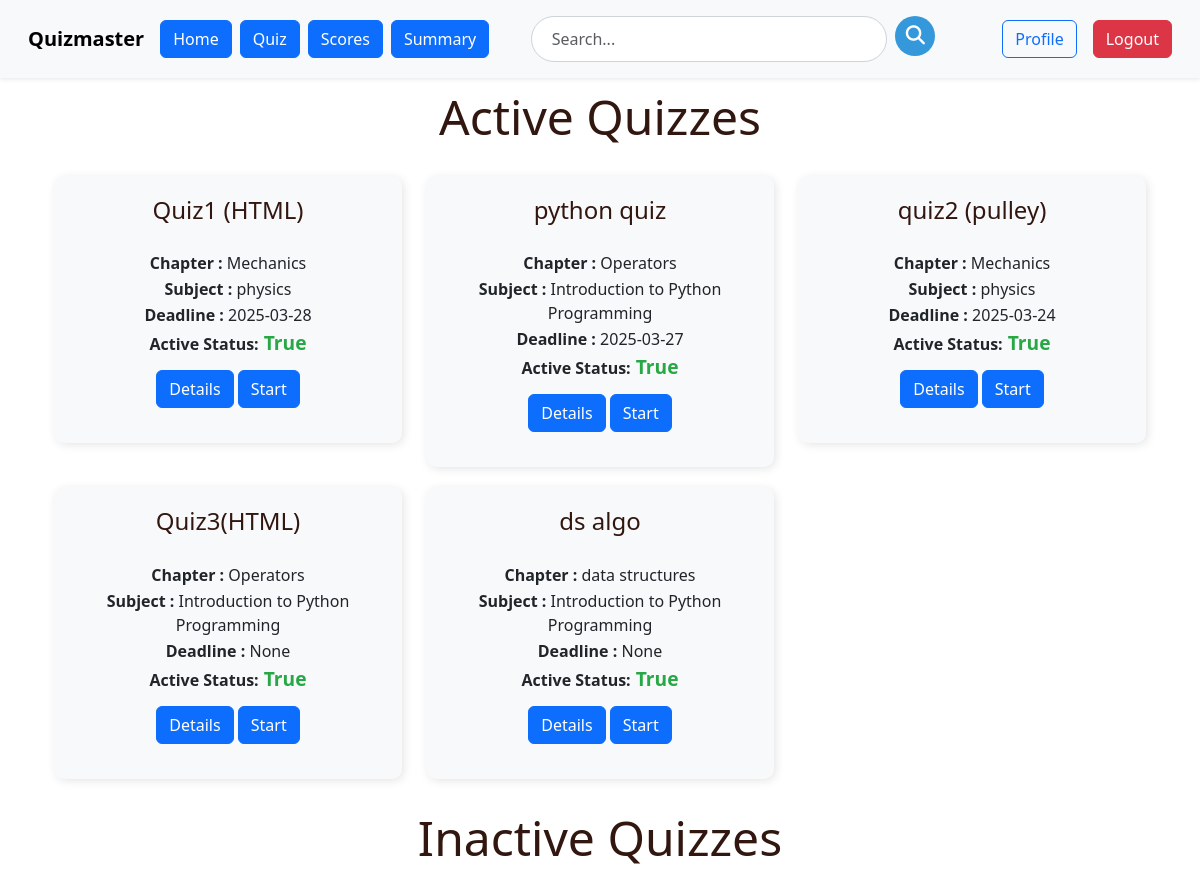
/user/user_quiz (signed in), run on an earlier commit of the app's database.
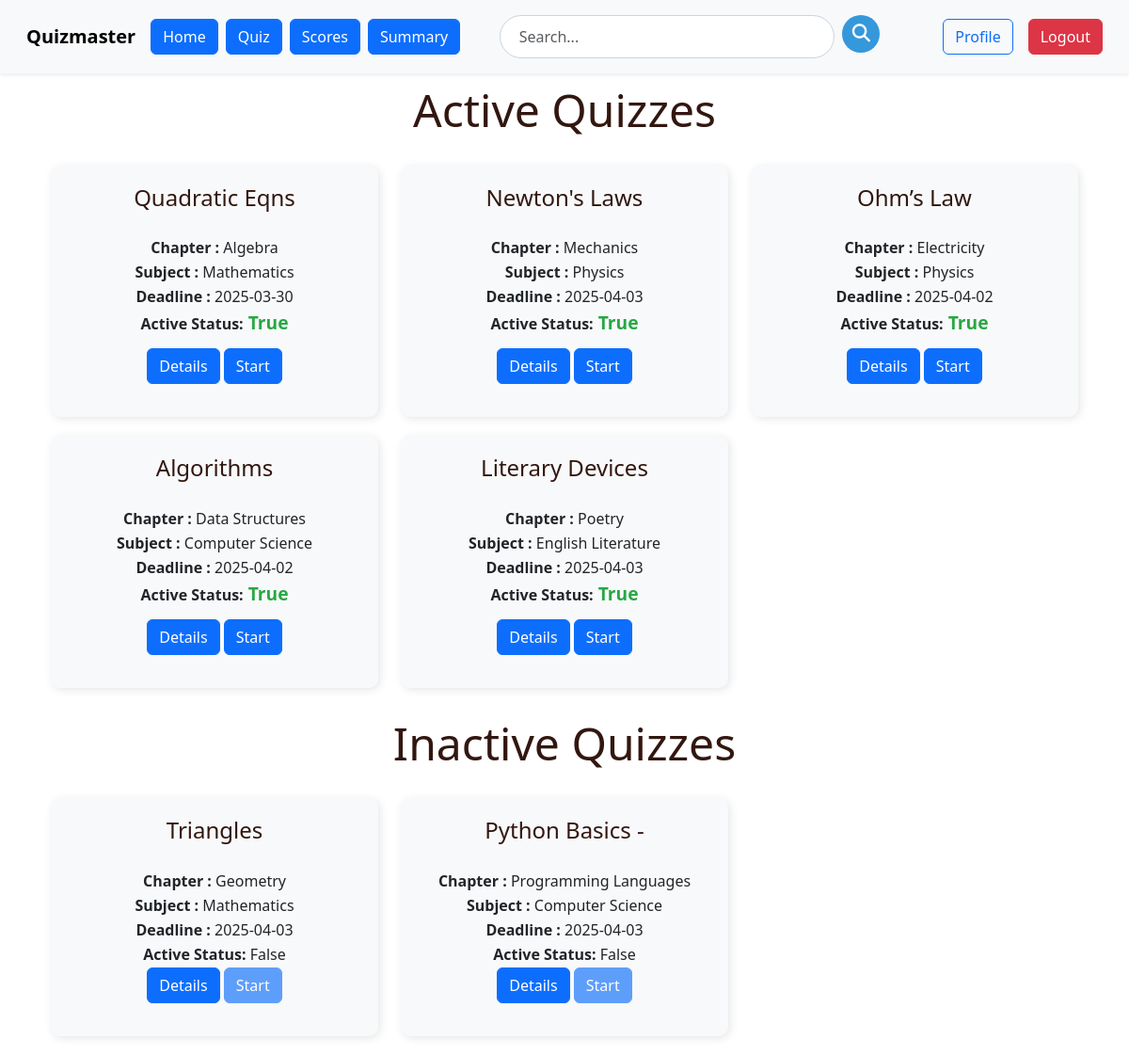
And on a later commit of the database.
### models.py (models this page shows)
class Quiz(db.Model):
    id=db.Column(db.Integer, primary_key=True)
    name = db.Column(db.String(100), nullable=False)
    description=db.Column(db.String(256), nullable=True)
    start_date=db.Column(db.Date, nullable=True)
    end_date=db.Column(db.Date, nullable=True)
    time_duration=db.Column(db.Time, nullable=True)
    remarks=db.Column(db.String(256), nullable=True)
    no_of_questions=db.Column(db.Integer, nullable=True)
    is_active=db.Column(db.Boolean, nullable=False, default=False)
    questions = db.relationship('Questions', backref='quiz', lazy=True)
    total_attempted=db.Column(db.Integer, nullable=False, default=0)
    scores = db.relationship('Scores', backref='quiz', lazy=True)
    subject_id=db.Column(db.Integer, db.ForeignKey('subject.id'), nullable=False)
    chapter_id= db.Column(db.Integer, db.ForeignKey('chapter.id'),nullable=False)

class Chapter(db.Model):
    id=db.Column(db.Integer, primary_key=True)
    name=db.Column(db.String(32), unique=True)
    Description=db.Column(db.String(256), nullable=True)
    no_of_questions=db.Column(db.Integer, nullable=True)
    subject_id=db.Column(db.Integer, db.ForeignKey('subject.id'), nullable=False)
    quizzes = db.relationship('Quiz', backref='chapter', lazy=True)
    questions = db.relationship('Questions', backref='chapter', lazy=True)

class Subject(db.Model):
    id=db.Column(db.Integer, primary_key=True)
    name=db.Column(db.String(32), unique=True)
    Description=db.Column(db.String(256), nullable=False)
    category=db.Column(db.String(32), nullable=True)
    chapters = db.relationship('Chapter', backref='subject', lazy=True)
    quizzes = db.relationship('Quiz', backref='subject', lazy=True)

### routes.py (the view)
@app.route('/user/user_quiz')
@auth_required
def user_quiz():
    user_id = session.get('user_id')  # Get the logged-in user's ID
    quizzes = Quiz.query.all()
    attempted_quiz_ids = (
        db.session.query(Scores.quiz_id)
        .filter(Scores.user_id == user_id)
        .distinct()
        .all()
    )
    attempted_quiz_ids = [quiz_id[0] for quiz_id in attempted_quiz_ids]
    return render_template(
        'user/user_quiz.html',
        quizzes=quizzes,
        attempted_quiz_ids=attempted_quiz_ids
    )

### routes.py (called while the page is built)
def auth_required(f):
    @wraps(f)
    def inner(*args, **kwargs):
        if 'user_id' not in session:
            flash('please login to continue')
            return redirect(url_for('login'))
        return f(*args, **kwargs)
    return inner

### templates/user/user_quiz.html (shortened to what this page needs)
{% extends 'user/user_layout.html' %}
{% block content %}
<div class="container">
    <h2>Active Quizzes</h2>
    <div class="row">
        {% for quiz in quizzes %}
        {% if quiz.is_active == True %}
        <div class="col-md-4">
            <div class="subject-tile">
                <h4>{{ quiz.name }}</h4>
                <div class="details-content">
                    <p><strong>Chapter :</strong> {{ quiz.chapter.name }}</p>
                    <p><strong>Subject :</strong> {{ quiz.subject.name }}</p>
                    <p><strong>Deadline :</strong> {{ quiz.end_date }}</p>
                    <p class="quiz-div"><strong>Active Status:</strong><strong class="status"> {{ quiz.is_active }}</strong></p>
                    <a href="{{ url_for('view_quiz', quiz_id=quiz.id) }}" class="btn btn-primary" id="chapter_btn">Details</a>
                    {% if quiz.id in attempted_quiz_ids %}
                    <a href="{{ url_for('attempt_quiz', quiz_id=quiz.id) }}" class="btn btn-warning" id="chapter_btn">Reattempt</a>
                    {% else %}
                    <a href="{{ url_for('attempt_quiz', quiz_id=quiz.id) }}" class="btn btn-primary" id="chapter_btn">Start</a>
                    {% endif %}
                </div>
            </div>
        </div>
        {% endif %}
        {% endfor %}
    </div>
</div>
<div class="container">
    <h2>Inactive Quizzes</h2>
    <div class="row">
        {% for quiz in quizzes %}
        {% if quiz.is_active == False %}
        <div class="col-md-4">
            <div class="subject-tile">
                <h4>{{ quiz.name }}</h4>
                <div class="details-content">
                    <p><strong>Chapter :</strong> {{ quiz.chapter.name }}</p>
                    <p><strong>Subject :</strong> {{ quiz.subject.name }}</p>
                    <p><strong>Deadline :</strong> {{ quiz.end_date }}</p>
                    <p><strong>Active Status:</strong> {{ quiz.is_active }}</p>
                    <a href="{{ url_for('view_quiz', quiz_id=quiz.id) }}" class="btn btn-primary" id="chapter_btn">Details</a>
                    <a href="{{ url_for('attempt_quiz', quiz_id=quiz.id) }}" class="btn btn-primary disabled" id="chapter_btn">Start</a>
                </div>
            </div>
        </div>
        {% endif %}
        {% endfor %}
    </div>
</div>
{% endblock %}

### templates/user/user_layout.html (shortened to what this page needs)
<!DOCTYPE html>
<html lang="en">
<head>
  <link href="https://cdn.jsdelivr.net/npm/bootstrap@5.3.2/dist/css/bootstrap.min.css" rel="stylesheet"
 />
  <link href="https://cdnjs.cloudflare.com/ajax/libs/font-awesome/6.5.1/css/all.min.css" rel="stylesheet"
 />
    <link href="https://cdn.jsdelivr.net/npm/bootstrap@5.3.2/dist/css/bootstrap.min.css" rel="stylesheet">
    <link href="https://cdnjs.cloudflare.com/ajax/libs/font-awesome/6.5.1/css/all.min.css" rel="stylesheet">
</head>
<body>
  <nav class="navbar navbar-expand-lg bg-body-tertiary shadow-sm p-3">
    <div class="container-fluid">
        <a class="navbar-brand fw-bold" href="">Quizmaster</a>
        <div class="collapse navbar-collapse" id="navbarNavDropdown">
            <ul class="navbar-nav">
                <li class="nav-item">
                    <a class="btn btn-primary me-2" href="{{ url_for('user_dashboard') }}">Home</a>
                </li>
                <li class="nav-item">
                    <a class="btn btn-primary me-2" href="{{ url_for('user_quiz') }}">Quiz</a>
                </li>
                <li class="nav-item">
                    <a class="btn btn-primary me-2" href="{{ url_for('scores') }}">Scores</a>
                </li>
                <li class="nav-item">
                    <a class="btn btn-primary me-2" href="{{ url_for('user_summary') }}">Summary</a>
                </li>
            </ul>
            <form class="d-flex mx-auto search-bar-container" action="{{ url_for('user_search') }}" method="GET" style="width: 40%;">
              <input class="form-control search-input me-2" type="search" name="query" placeholder="Search..." aria-label="Search">
              <button class="btn search-btn" type="submit">
                  <i class="fas fa-search"></i>
              </button>
            </form>
            <ul class="navbar-nav ms-auto d-flex align-items-center">
                <li class="nav-item me-3">
                    <a class="btn btn-outline-primary" href="{{ url_for('profile') }}">Profile</a>
                </li>
                <li class="nav-item">
                    <a class="btn btn-danger" href="{{ url_for('logout') }}">Logout</a>
                </li>
            </ul>
        </div>
    </div>
</nav>
  <div class="container">{% block content %} {% endblock %}</div>
</body>
</html>

### templates/user/user_layout.html (style rules this page uses)
.search-bar-container { position: relative; }
.search-input { border-radius: 25px; padding: 10px 20px; border: 1px solid #ced4da; transition: box-shadow 0.3s ease, border-color 0.3s ease; }
.search-btn { background-color: #3498db; color: white; border: none; border-radius: 50%; width: 40px; height: 40px; display: flex; align-items: center; justify-content: center; transition: background-color 0.3s ease, transform 0.2s ease; }
.search-btn i { font-size: 1.2rem; }

### templates/user/user_quiz.html (style rules this page uses)
h2 { text-align: center; color: #321710; font-size: 3rem; margin-bottom: 20px; padding: 10px; }
.subject-tile { background: #f8f9fa; border-radius: 10px; padding: 20px; box-shadow: 2px 2px 10px rgba(0, 0, 0, 0.1); margin-bottom: 20px; }
.btn-primary { align-items: center; }
h4 { color: #321710; font-size: 1.5rem; margin-bottom: 20px; text-align: center; }
.details-content { background-color: #f8f9fa; padding: 5px; border-radius: 5px; margin-bottom: 10px; text-align: center; }
.details-content p { margin: 2px 0; }
.quiz-div { margin-bottom: 10px; padding-bottom: 10px; }
.status { font-size: 1.2rem; color: #28a745; }

What changed in the data, as far as the page shows it:
removed Quiz: name "python quiz", chapter.name "Operators", subject.name "Introduction to Python Programming", end_date "2025-03-27", is_active "True", shown under "Active Quizzes"
changed Quiz: name "Quiz1 (HTML)" → "Quadratic Eqns"; chapter.name "Mechanics" → "Algebra"; subject.name "physics" → "Mathematics"; end_date "2025-03-28" → "2025-03-30"
changed Quiz "Mechanics": name "quiz2 (pulley)" → "Newton's Laws"; subject.name "physics" → "Physics"; end_date "2025-03-24" → "2025-04-03"
changed Quiz: name "Quiz3(HTML)" → "Ohm’s Law"; chapter.name "Operators" → "Electricity"; subject.name "Introduction to Python Programming" → "Physics"; end_date "None" → "2025-04-02"
added Quiz: name "Algorithms", chapter.name "Data Structures", subject.name "Computer Science", end_date "2025-04-02", is_active "True", shown under "Active Quizzes"
changed Quiz: name "ds algo" → "Literary Devices"; chapter.name "data structures" → "Poetry"; subject.name "Introduction to Python Programming" → "English Literature"; end_date "None" → "2025-04-03"
added Quiz: name "Triangles", chapter.name "Geometry", subject.name "Mathematics", end_date "2025-04-03", is_active "False", shown under "Inactive Quizzes"
added Quiz: name "Python Basics -", chapter.name "Programming Languages", subject.name "Computer Science", end_date "2025-04-03", is_active "False", shown under "Inactive Quizzes"
